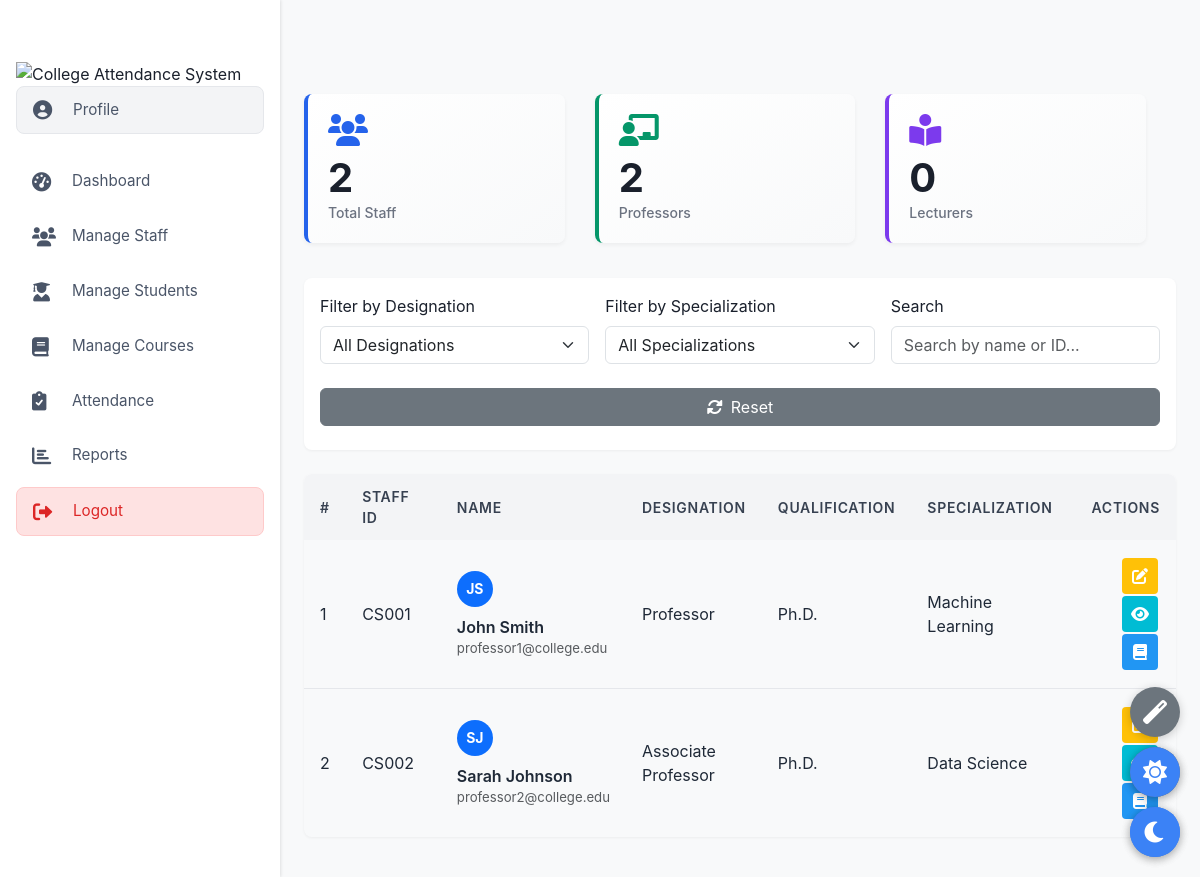
/hod/staff/ (signed in), run on the app's committed database.
### accounts/models.py (models this page shows)
class CustomUser(AbstractUser):
    USER_TYPE_CHOICES = (
        ('student', 'Student'),
        ('staff', 'Staff'),
        ('hod', 'HOD'),
    )
    BLOOD_GROUP_CHOICES = (
        ('A+', 'A Positive'),
        ('A-', 'A Negative'),
        ('B+', 'B Positive'),
        ('B-', 'B Negative'),
        ('O+', 'O Positive'),
        ('O-', 'O Negative'),
        ('AB+', 'AB Positive'),
        ('AB-', 'AB Negative'),
    )
    QUALIFICATION_CHOICES = (
        ('phd', 'Ph.D.'),
        ('masters', "Master's Degree"),
        ('bachelors', "Bachelor's Degree"),
        ('other', 'Other'),
    )
    user_type = models.CharField(max_length=10, choices=USER_TYPE_CHOICES, default='student')
    department = models.ForeignKey(Department, on_delete=models.SET_NULL, null=True, blank=True)
    phone_number = models.CharField(max_length=15, blank=True, null=True)
    profile_picture = models.ImageField(upload_to='profile_pics/', null=True, blank=True)
    date_of_birth = models.DateField(null=True, blank=True)
    address = models.TextField(blank=True, null=True)
    blood_group = models.CharField(max_length=5, blank=True, null=True)
    emergency_contact = models.CharField(max_length=15, blank=True, null=True)
    student_id = models.CharField(max_length=20, blank=True, null=True)
    semester = models.IntegerField(null=True, blank=True)
    section = models.CharField(max_length=10, blank=True, null=True)
    roll_number = models.CharField(max_length=20, blank=True, null=True)
    batch_year = models.IntegerField(null=True, blank=True)
    parent_name = models.CharField(max_length=100, blank=True, null=True)
    parent_phone = models.CharField(max_length=15, blank=True, null=True)
    staff_id = models.CharField(max_length=20, blank=True, null=True)
    designation = models.CharField(max_length=100, blank=True, null=True)
    date_of_joining = models.DateField(null=True, blank=True)
    qualification = models.CharField(max_length=100, blank=True, null=True)
    specialization = models.CharField(max_length=100, blank=True, null=True)
    office_location = models.CharField(max_length=100, blank=True, null=True)
    is_department_head = models.BooleanField(default=False)
    department_managed = models.ForeignKey(Department, on_delete=models.SET_NULL, null=True, blank=True, related_name='department_head')
    bio = models.TextField(blank=True, null=True)
    skills = models.TextField(blank=True, null=True, help_text="Comma-separated list of skills")
    def get_full_name(self):
        return f"{self.first_name} {self.last_name}"

### accounts/views_hod.py (the view, shortened to what this page needs)
# urls.py: path('hod/staff/', views_hod.manage_staff, name='hod_manage_staff'),
@login_required
@user_passes_test(is_hod)
def manage_staff(request):
    department = request.user.department_managed
    staff_list = CustomUser.objects.filter(
        department=department,
        user_type='staff'
    )
    professors_count = staff_list.filter(designation__contains='Professor').count()
    lecturers_count = staff_list.filter(designation='Lecturer').count()
    specializations = staff_list.exclude(specialization__isnull=True).exclude(specialization='').values_list('specialization', flat=True).distinct()
    context = {
        'staff_list': staff_list,
        'professors_count': professors_count,
        'lecturers_count': lecturers_count,
        'specializations': specializations,
    }
    return render(request, 'accounts/hod/manage_staff.html', context)

### accounts/views_hod.py (called while the page is built)
def is_hod(user):
    return user.is_authenticated and user.user_type == 'hod' and user.is_department_head

### accounts/templates/accounts/hod/manage_staff.html (shortened to what this page needs)
{% extends 'accounts/hod/hod_base.html' %}
{% load static %}
{% block hod_content %}
  <div class="row mb-4">
    <div class="col-md-4 mb-3">
      <div class="stat-card blue">
        <div class="stat-icon">
          <i class="fas fa-users" style="color: #2563eb;"></i>
        </div>
        <div class="stat-value">{{ staff_list|length }}</div>
        <div class="stat-label">Total Staff</div>
      </div>
    </div>
    <div class="col-md-4 mb-3">
      <div class="stat-card green">
        <div class="stat-icon">
          <i class="fas fa-chalkboard-teacher" style="color: #059669;"></i>
        </div>
        <div class="stat-value">{{ professors_count|default:"0" }}</div>
        <div class="stat-label">Professors</div>
      </div>
    </div>
    <div class="col-md-4 mb-3">
      <div class="stat-card purple">
        <div class="stat-icon">
          <i class="fas fa-book-reader" style="color: #7c3aed;"></i>
        </div>
        <div class="stat-value">{{ lecturers_count|default:"0" }}</div>
        <div class="stat-label">Lecturers</div>
      </div>
    </div>
  </div>
  <div class="filter-section mb-4">
    <div class="filter-item">
      <label for="designationFilter" class="form-label">Filter by Designation</label>
      <select id="designationFilter" class="form-select">
        <option value="all">All Designations</option>
      </select>
    </div>
    <div class="filter-item">
      <label for="specializationFilter" class="form-label">Filter by Specialization</label>
      <select id="specializationFilter" class="form-select">
        <option value="all">All Specializations</option>
      </select>
    </div>
    <div class="filter-item">
      <label for="searchStaff" class="form-label">Search</label>
      <input type="text" id="searchStaff" class="form-control" placeholder="Search by name or ID...">
    </div>
    <div class="filter-item d-flex align-items-end">
      <button id="resetFiltersBtn" class="btn btn-secondary w-100">
        <i class="fas fa-sync-alt me-2"></i> Reset
      </button>
    </div>
  </div>
  <div class="table-container">
    <table class="hod-table" id="staffTable">
      <thead>
        <tr>
          <th width="5%">#</th>
          <th width="15%">Staff ID</th>
          <th width="20%">Name</th>
          <th width="15%">Designation</th>
          <th width="15%">Qualification</th>
          <th width="15%">Specialization</th>
          <th width="15%" class="text-end">Actions</th>
        </tr>
      </thead>
      <tbody>
        {% for staff in staff_list %}
        <tr data-id="{{ staff.id }}" data-designation="{{ staff.designation }}" data-specialization="{{ staff.specialization|default:'' }}">
          <td>{{ forloop.counter }}</td>
          <td>{{ staff.staff_id|default:"N/A" }}</td>
          <td>
            <div class="d-flex align-items-center">
              <div class="avatar-circle bg-primary me-2">
                {{ staff.first_name|slice:":1" }}{{ staff.last_name|slice:":1" }}
              </div>
              <div>
                <div class="fw-semibold">{{ staff.get_full_name }}</div>
                <div class="text-muted small">{{ staff.email }}</div>
              </div>
            </div>
          </td>
          <td>{{ staff.designation }}</td>
          <td>{{ staff.qualification|default:"N/A" }}</td>
          <td>{{ staff.specialization|default:"N/A" }}</td>
          <td class="text-end">
            <button class="action-btn action-btn-edit"
                    data-bs-toggle="modal"
                    data-bs-target="#updateStaffModal"
                    data-staff-id="{{ staff.id }}"
                    data-staff-name="{{ staff.get_full_name }}"
                    data-staff-designation="{{ staff.designation }}"
                    data-staff-qualification="{{ staff.qualification }}"
                    data-staff-specialization="{{ staff.specialization }}"
                    data-staff-office="{{ staff.office_location }}">
              <i class="fas fa-edit"></i>
            </button>
            <button class="action-btn action-btn-view" data-bs-toggle="modal" data-bs-target="#viewStaffModal{{ staff.id }}">
              <i class="fas fa-eye"></i>
            </button>
            <button class="action-btn action-btn-assign">
              <i class="fas fa-book"></i>
            </button>
          </td>
        </tr>
        {% endfor %}
      </tbody>
    </table>
  </div>
{% endblock %}

### static/css/shared.css (style rules this page uses)
body { background-color: #f8f9fa; }

### static/css/custom.css (style rules this page uses)
body { margin: 0; padding-top: 60px !important; transition: background-color 0.3s ease, color 0.3s ease; overflow-x: hidden; }
html, body { width: 100% !important; max-width: 100% !important; overflow-x: hidden !important; }
.row { display: flex; flex-wrap: wrap; width: 100%; margin-left: -15px; margin-right: -15px; margin-bottom: 15px !important; }
.row > [class*="col-"] { padding-left: 15px; padding-right: 15px; margin-bottom: 20px !important; display: flex; flex-direction: column; }
td [class*="btn"] { flex-shrink: 0; margin: 2px; white-space: nowrap; }
.d-flex { flex-wrap: wrap; gap: 8px; }
.dashboard-card, .list-card, .stat-card { overflow: hidden; width: 100%; }
.row > [class*="col-"] { margin-bottom: 15px; }
.d-flex { flex-wrap: wrap; }
img, svg, i { max-width: 100% !important; vertical-align: middle !important; }
.form-control, .form-select, .btn { margin-bottom: 0.5rem !important; }
.btn { white-space: nowrap !important; }
* + * { margin-top: 0 !important; }
.avatar-circle { width: 36px; height: 36px; border-radius: 50%; display: inline-flex; align-items: center; justify-content: center; color: white; font-weight: bold; font-size: 14px; background-color: #2563eb; }
.stat-card { background: linear-gradient(145deg, #ffffff, #f8f9fa); border-radius: 8px; padding: 1.25rem; box-shadow: 0 2px 4px rgba(0,0,0,0.05); transition: all 0.3s; border-left: 4px solid #6c757d; height: 100%; }
.stat-card.blue { border-left-color: #2563eb; }
.stat-card.green { border-left-color: #059669; }
.stat-card.purple { border-left-color: #7c3aed; }
.btn { white-space: nowrap; display: inline-flex; align-items: center; justify-content: center; }
.text-muted.small { font-size: 0.825rem; line-height: 1.4; }
i.fas, i.far, i.fab { display: inline-flex; }
body { padding-top: 60px !important; }

### templates/base.html (style rules this page uses)
* { margin: 0; padding: 0; box-sizing: border-box; }
body { font-family: -apple-system, BlinkMacSystemFont, "Segoe UI", Roboto, "Helvetica Neue", Arial, sans-serif; background-color: #f8f9fa; color: #1a202c; line-height: 1.5; min-height: 100vh; padding-top: 0; overflow-x: hidden; }

### accounts/templates/accounts/hod/hod_base.html (style rules this page uses)
.stat-card { background: linear-gradient(145deg, #ffffff, #f8f9fa); border-radius: 8px; padding: 1.25rem; box-shadow: 0 2px 4px rgba(0,0,0,0.05); transition: all 0.3s; border-left: 4px solid #6c757d; height: 100%; }
.stat-card.blue { border-left-color: #2563eb; }
.stat-card.green { border-left-color: #059669; }
.stat-card.purple { border-left-color: #7c3aed; }
.stat-icon { font-size: 2rem; margin-bottom: 0.75rem; display: flex; align-items: center; }
.stat-value { font-size: 2.5rem; font-weight: 700; margin-bottom: 0.25rem; line-height: 1; }
.stat-label { font-size: 0.875rem; color: #6b7280; font-weight: 500; }
.table-container { overflow-x: auto; margin: 1rem 0; box-shadow: 0 1px 3px rgba(0,0,0,0.05); border-radius: 8px; }
.hod-table { width: 100%; border-collapse: separate; border-spacing: 0; }
.hod-table th { background-color: #f3f4f6; padding: 0.75rem 1rem; font-weight: 600; text-align: left; color: #374151; font-size: 0.875rem; text-transform: uppercase; letter-spacing: 0.05em; }
.hod-table th:first-child { border-top-left-radius: 8px; }
.hod-table th:last-child { border-top-right-radius: 8px; }
.hod-table td { padding: 1rem; border-bottom: 1px solid #e5e7eb; color: #1f2937; }
.hod-table tr:last-child td { border-bottom: none; }
.action-btn { width: 36px; height: 36px; padding: 0; display: inline-flex; align-items: center; justify-content: center; border: none; border-radius: 4px; margin: 0 2px; color: white; }
.action-btn-view { background-color: #00BCD4; }
.action-btn-edit { background-color: #FFC107; }
.action-btn-assign { background-color: #2196F3; }
.filter-section { display: flex; flex-wrap: wrap; gap: 1rem; margin-bottom: 1.5rem; padding: 1rem; background-color: white; border-radius: 8px; box-shadow: 0 1px 3px rgba(0,0,0,0.05); }
.filter-item { flex: 1; min-width: 200px; }

### data on the page
CustomUser: staff_id "CS001", first_name "J", last_name "S", get_full_name "John Smith", email "professor1@college.edu", designation "Professor", qualification "Ph.D.", specialization "Machine Learning"
CustomUser: staff_id "CS002", first_name "S", last_name "J", get_full_name "Sarah Johnson", email "professor2@college.edu", designation "Associate Professor", qualification "Ph.D.", specialization "Data Science"

### other printed values
{{ staff_list|length }} "2"
{{ professors_count|default:"0" }} "2"
{{ lecturers_count|default:"0" }} "0"
